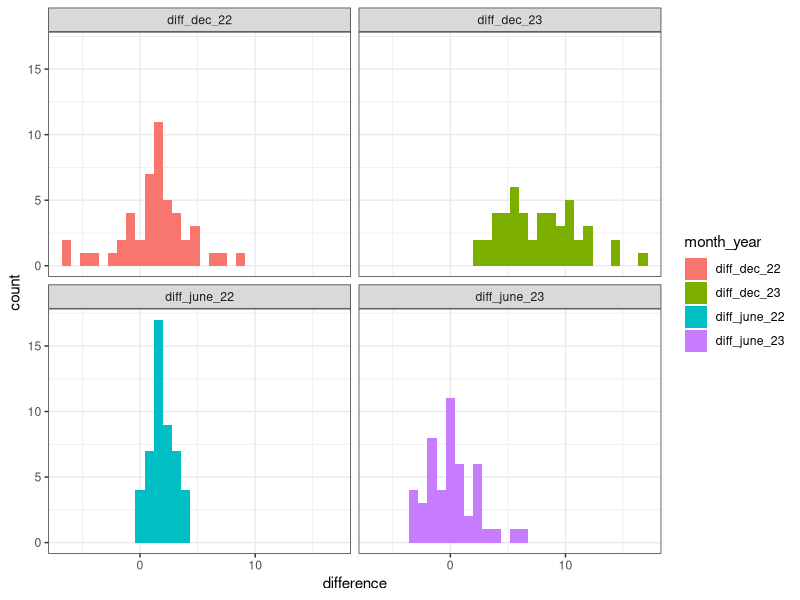
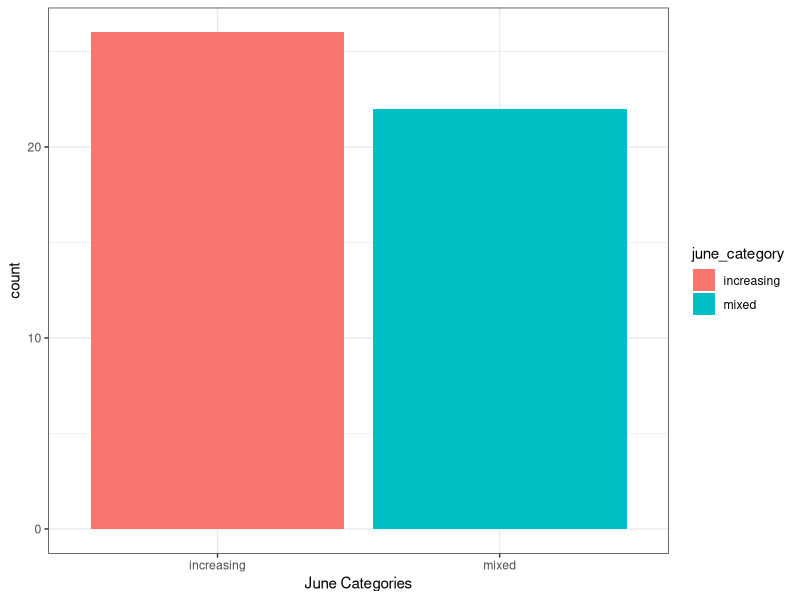
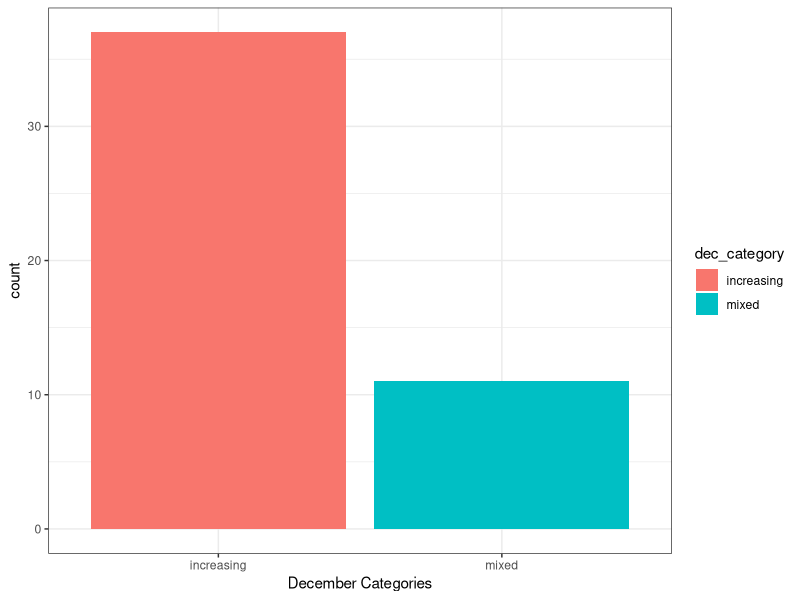
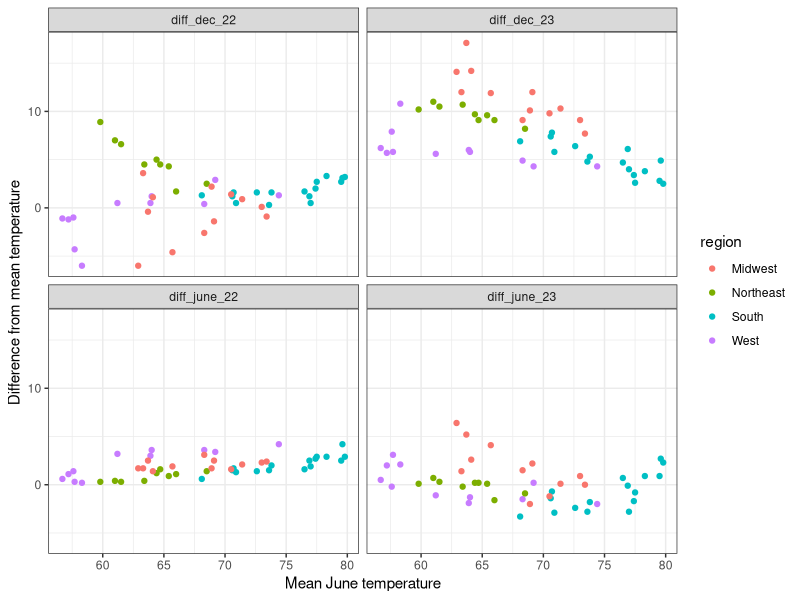
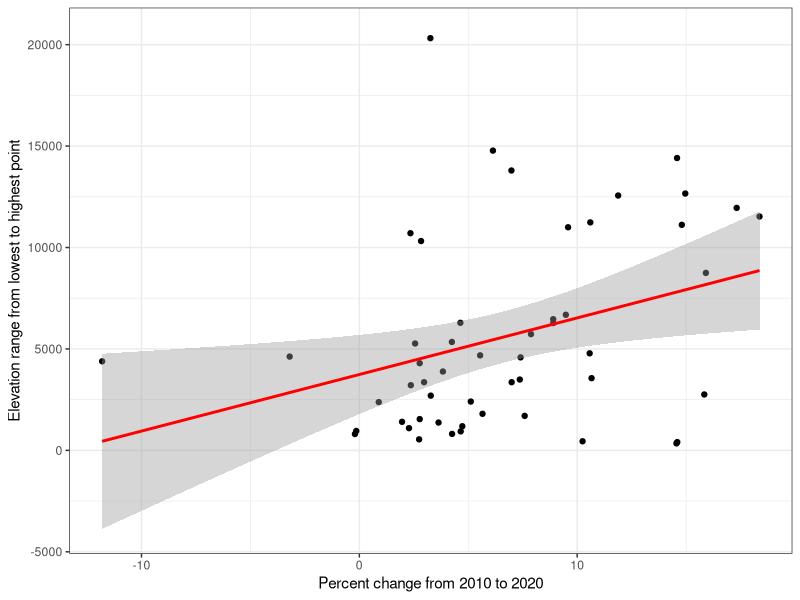
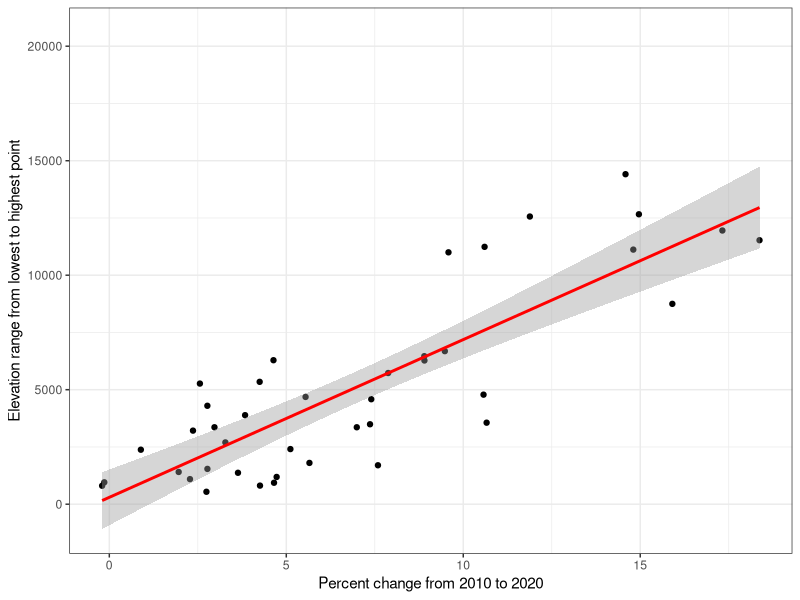
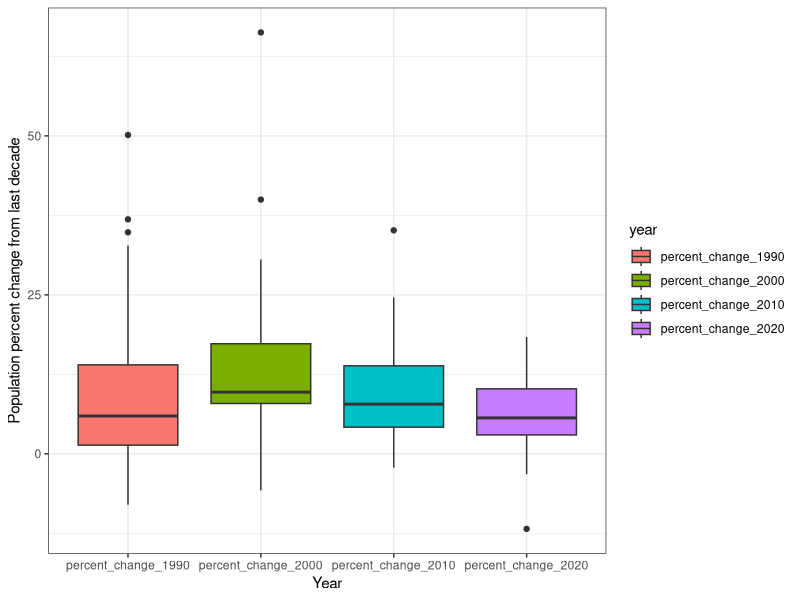
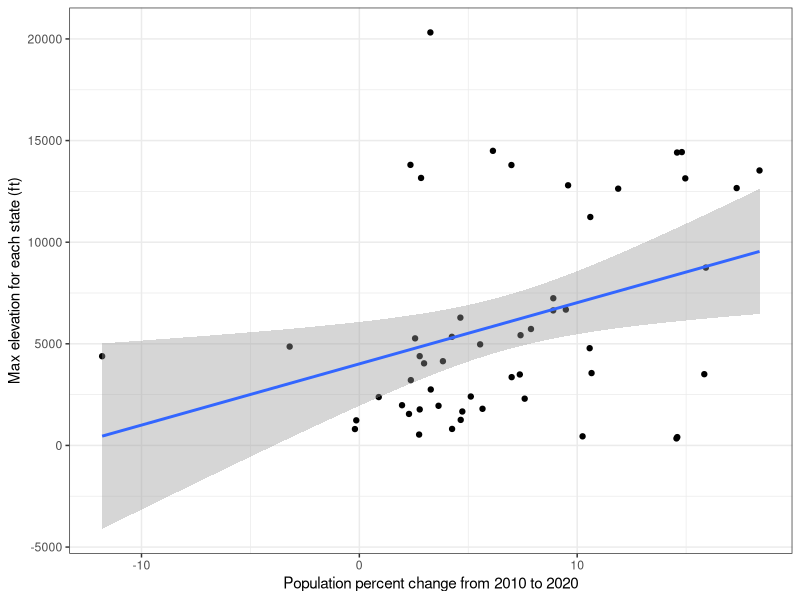

The R source for these figures, in order:
## ---- chunk 1
library(tidyverse)

#reading in dataframes
state_elev <- read.csv("./task_4/messy_state_elev.csv")
us_pop <- read.csv("./task_4/us-pop.csv",skip = 4)
us_temp <- read.csv("./task_4/us-temp-dec-june.csv")

## #1

#removing rows with NA
us_temp <- us_temp[1:48,]

us_temp$diff_june_22 <- us_temp$june_2022 - us_temp$june_means
us_temp$diff_june_23 <- us_temp$june_2023 - us_temp$june_means

us_temp$diff_dec_22 <- us_temp$december_2022 - us_temp$december_means
us_temp$diff_dec_23 <- us_temp$december_2023 - us_temp$december_means

us_temp <- us_temp[order(us_temp$diff_dec_22), ]
## ---- chunk 2
#looking at the highest temperatures above the average
us_temp %>% 
  select(name,diff_dec_22) %>% 
  tail(5)
## ---- chunk 3
#now lets order by 2023 and get the top and lowest 5
us_temp <- us_temp[order(us_temp$diff_dec_23), ]

#looking at the highest temperatures above the average
us_temp %>% 
  select(name,diff_dec_23) %>% 
  tail(5)
## ---- chunk 4
#state in each region with highest june anomaly
us_temp %>%
  filter(region == "Midwest") %>%
  arrange(desc(diff_june_22)) %>%
  head(1) %>% 
  select(name, diff_june_22)
## ---- chunk 5
us_temp %>%
  filter(region == "South") %>%
  arrange(desc(diff_june_22)) %>%
  head(1) %>% 
  select(name, diff_june_22)
## ---- chunk 6
us_temp %>%
  filter(region == "West") %>%
  arrange(desc(diff_june_22)) %>%
  head(1) %>%
  select(name, diff_june_22)
## ---- chunk 7
us_temp %>%
  filter(region == "Northeast") %>%
  arrange(desc(diff_june_22)) %>%
  head(1) %>%
  select(name, diff_june_22)
## ---- chunk 8
#now lets do it for 2023
us_temp %>%
  filter(region == "Midwest") %>%
  arrange(desc(diff_june_23)) %>%
  head(1)%>%
  select(name, diff_june_23)
## ---- chunk 9
us_temp %>%
  filter(region == "South") %>%
  arrange(desc(diff_june_23)) %>%
  head(1) %>%
  select(name, diff_june_23)
## ---- chunk 10
us_temp %>%
  filter(region == "West") %>%
  arrange(desc(diff_june_23)) %>%
  head(1) %>%
  select(name, diff_june_23)
## ---- chunk 11
us_temp %>%
  filter(region == "Northeast") %>%
  arrange(desc(diff_june_23)) %>%
  head(1) %>%
  select(name, diff_june_23)
## ---- chunk 12
us_temp_long <- pivot_longer(us_temp, cols = starts_with("diff"),
                             names_to = "month_year",
                             values_to = "difference")

us_temp_long %>%
  ggplot(aes(x=difference,fill = month_year)) +
  geom_histogram() +
  facet_wrap(~month_year) +
  theme_bw()


# next tuesday ----

# pivot tables
# facet wrap
## ---- chunk 13
for (i in 1:nrow(us_temp)) {
  if (us_temp$diff_june_22[i] > 0 & us_temp$diff_june_23[i] > 0 ) {
    us_temp$june_category[i] = "increasing"
  } else if(us_temp$diff_june_22[i] < 0 & us_temp$diff_june_23[i] < 0){
    us_temp$june_category[i] = "decreasing"
  } else if((us_temp$diff_june_22[i] < 0 & us_temp$diff_june_23[i] > 0) | (us_temp$diff_june_22[i] > 0 & us_temp$diff_june_23[i] < 0)){
    us_temp$june_category[i] = "mixed"
  }
}

for (i in 1:nrow(us_temp)) {
  if (us_temp$diff_dec_22[i] > 0 & us_temp$diff_dec_23[i] > 0 ) {
    us_temp$dec_category[i] = "increasing"
  } else if(us_temp$diff_dec_22[i] < 0 & us_temp$diff_dec_23[i] < 0){
    us_temp$dec_category[i] = "decreasing"
  } else if((us_temp$diff_dec_22[i] < 0 & us_temp$diff_dec_23[i] > 0) | (us_temp$diff_dec_22[i] > 0 & us_temp$diff_dec_23[i] < 0)){
    us_temp$dec_category[i] = "mixed"
  }
}

us_temp %>% 
  ggplot(aes(x=june_category,fill=june_category)) +
  geom_bar() +
  theme_bw() +
  labs(x="June Categories")

us_temp %>% 
  ggplot(aes(x=dec_category,fill=dec_category)) +
  geom_bar() +
  theme_bw() +
  labs(x="December Categories")
## ---- chunk 14
us_temp_long %>% 
  ggplot(aes(x=june_means,y=difference,color=region)) +
  geom_point() +
  facet_wrap(~month_year) +
  theme_bw() +
  labs(x="Mean June temperature",
       y="Difference from mean temperature")
## ---- chunk 15
#changing column names
names(state_elev) <- c("state","max_elev_location","max_elev_county","max_elev_ft","min_elev_location","min_elev_county","min_elev_ft")

#remove special characters
#removing anything between the brackets AND the brackets
state_elev$min_elev_ft <- gsub("\\{.*\\}","",state_elev$min_elev_ft)

#replace Sea level with 0
state_elev$min_elev_ft <- gsub("Sea level",0,state_elev$min_elev_ft)

#replace Sea Level with 0
state_elev$min_elev_ft <- gsub("Sea Level",0,state_elev$min_elev_ft)

#removing commas
state_elev$min_elev_ft <- gsub(",","",state_elev$min_elev_ft)

#changing numeric columns to the correct class
state_elev$min_elev_ft <- as.numeric(state_elev$min_elev_ft)


#lets repeat these steps for the other elevation column
#removing anything between the brackets AND the brackets
state_elev$max_elev_ft <- gsub("\\{.*\\}","",state_elev$max_elev_ft)

#removing commas
state_elev$max_elev_ft<- gsub(",","",state_elev$max_elev_ft)

#changing numeric columns to the correct class
state_elev$max_elev_ft <- as.numeric(state_elev$max_elev_ft)

#changing - - to NA
state_elev[state_elev == "- -"] <- NA

#making elevation range column
state_elev$elev_range = state_elev$max_elev_ft - state_elev$min_elev_ft

summary(state_elev)
head(state_elev)
## ---- chunk 16
#renaming X to state
us_pop <- us_pop %>% 
  rename(state = X)
  
#removing unnecessary bottom rows
us_pop <- us_pop[1:57,]

#removing commas through the entire dataframe
us_pop <- mutate_all(us_pop, ~gsub(",", "", .))

#turning all columns except the state into numeric
us_pop[, 2:6] <- lapply(us_pop[, 2:6], as.numeric)

#calculating percent change between each decade
us_pop$percent_change_2020 = ((us_pop$Resident.Population.2020.Census /us_pop$Resident.Population.2010.Census)-1) * 100
us_pop$percent_change_2010 = ((us_pop$Resident.Population.2010.Census /us_pop$Resident.Population.2000.Census)-1) * 100
us_pop$percent_change_2000 = ((us_pop$Resident.Population.2000.Census /us_pop$Resident.Population.1990.Census)-1) * 100
us_pop$percent_change_1990 = ((us_pop$Resident.Population.1990.Census /us_pop$Resident.Population.1980.Census)-1) * 100

#looking at 10 max percentage changes and the states
us_pop[order(us_pop$percent_change_2020, decreasing = TRUE), ][1:10,c(1,7)]
## ---- chunk 17
pop_elev <- full_join(us_pop,state_elev)

pop_elev %>%
  ggplot(aes(x = percent_change_2020, y = elev_range)) +
  geom_point() +
  geom_smooth(method = "lm", se = TRUE, color = "red") +  # Add linear model line
  theme_bw() +
  labs(x="Percent change from 2010 to 2020",
       y="Elevation range from lowest to highest point")

#creating the linear model to look at the numbers
model <- lm(percent_change_2020 ~ elev_range, data = pop_elev)
summary(model)
## ---- chunk 18
states_to_exclude <- c("Alaska", "California", "Delaware", "District of Columbia", "Florida", "Hawaii", "New Mexico", "North Dakota", "Puerto Rico", "West Virginia", "Wyoming")

filtered_pop_elev <- pop_elev %>%
  filter(!state %in% states_to_exclude)


filtered_pop_elev %>%
  ggplot(aes(x = percent_change_2020, y = elev_range)) +
  geom_point() +
  geom_smooth(method = "lm", se = TRUE, color = "red") +  # Add linear model line
  theme_bw() +
  labs(x="Percent change from 2010 to 2020",
       y="Elevation range from lowest to highest point")

#creating the linear model to look at the numbers
model <- lm(percent_change_2020 ~ elev_range, data = filtered_pop_elev)
summary(model)
## ---- chunk 19
long_pop_elev <- pop_elev %>% pivot_longer(starts_with("percent"),
                          names_to = "year",
                          values_to = "percent_change")

long_pop_elev %>% 
  ggplot(aes(x=year,y=percent_change,fill=year)) +
  geom_boxplot() +
  theme_bw() +
  labs(x="Year",
       y="Population percent change from last decade")

#im not exactly sure what question 10 is asking
## ---- chunk 20
us_temp <- rename(us_temp,state = name)

pop_elev_temp <- full_join(pop_elev,us_temp)

pop_elev_temp %>% 
  ggplot(aes(x=percent_change_2020,y=max_elev_ft)) +
  geom_point() +
  geom_smooth(method="lm") +
  theme_bw() +
  labs(x="Population percent change from 2010 to 2020",
       y="Max elevation for each state (ft)")
## ---- chunk 21
pop_elev_temp %>% 
  ggplot(aes(x=june_means,y=max_elev_ft)) +
  geom_point() +
    geom_smooth(method="lm") +
  theme_bw() +
  labs(x="Mean temperature in June",
       y="Max elevation for each state (ft)")
  
